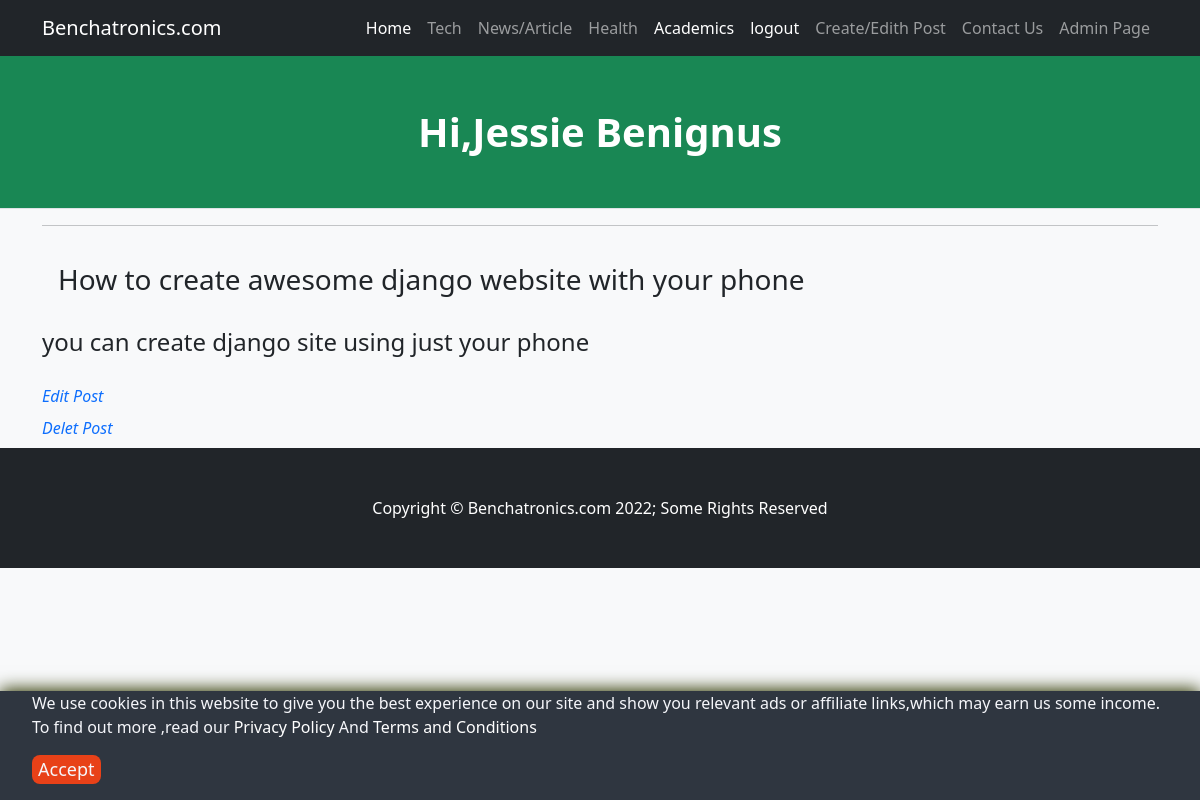
/accounts/profile/ (signed in), run on the app's committed database.
### posts/models.py (models this page shows, shortened)
class Article(models.Model):
    read_min = models.CharField(max_length=30,default='6 mins')
    author = models.ForeignKey(User,on_delete=models.CASCADE)
    category = models.CharField(max_length=300,default= 'blog')
    title = models.CharField(max_length=255,blank=False,null=True)
    keyword = models.TextField(blank=True,null=True)
    description = models.TextField(blank=True, null=True)
    tags = RichTextUploadingField(blank=True, null=True,)
    body = RichTextUploadingField(null=True,blank=False,config_name='special')
    content = RichTextUploadingField(blank=True, null=True,)
    image = models.ImageField(blank=True, null=True)
    url_image = models.URLField(max_length=200, blank=True,null=True)
    updated = models.DateTimeField(default=datetime.now,blank=True)
    slug = models.SlugField(max_length=255,blank=True,unique=True)
    draft = models.BooleanField(default=True)
    allow_comments = models.BooleanField('allow comments', default=True)
    publish = models.DateTimeField(default=timezone.now)
    objects = ArticleManager()
    tag = TaggableManager()
    class Meta:
        ordering = ('-publish',)

### posts/views.py (the view)
# urls.py: path('accounts/profile/',views.ProfileView,name='my_profile'),
@login_required
def ProfileView(request):
    post = Article.objects.filter(draft=True).order_by('-updated')
    tips=Health.objects.all()
    skul=Brainy.objects.all()
    cats=Category.objects.all()
    posts=Blog.objects.all()
    context = {'posts':posts,'cats':cats,'skul':skul,'tips':tips,'post':post}
    return render(request, 'my_profile.html', context)

### templates/my_profile.html (shortened to what this page needs)
{% extends 'main.html' %}
                  {% block name %}
                    {% if user.first_name and user.last_name %}
                         Hi,{{user.first_name}} {{user.last_name}}
                    {% else %}
                         Hi,{{user.username}}
                   {% endif %}
                   {% endblock name %}
{% block content %}
<div class="container">
{% for post in post %}
{% if user.id == post.author.id or user.is_superuser %}
<hr>
<div class="card-body fs-3 mb-2">{{post.title}}</div>
<div class="myfont fs-4 mb-4 post_content">{{post.body|safe}}</div>
{% if user.is_superuser or  user.is_staff  %}
<div class="text-muted fst-italic mb-2"><a href="{% url 'edit_blog' post.slug %}">Edit Post</a></div>
<div class="text-muted fst-italic mb-2"><a href="{% url 'delete_blog' post.slug %}">Delet Post</a></div>
{% endif %}
{% endif %}
{% endfor %}
</div>
{% endblock content %}

### templates/main.html (style rules this page uses)
body { overscroll-behavior-y: none; }
.container { overscroll-behavior-y: none; }

### data on the page
Article: title "How to create awesome django website with your phone", body "you can create django site using just your phone"

### other printed values
{{ user.first_name }} "Jessie"
{{ user.last_name }} "Benignus"
